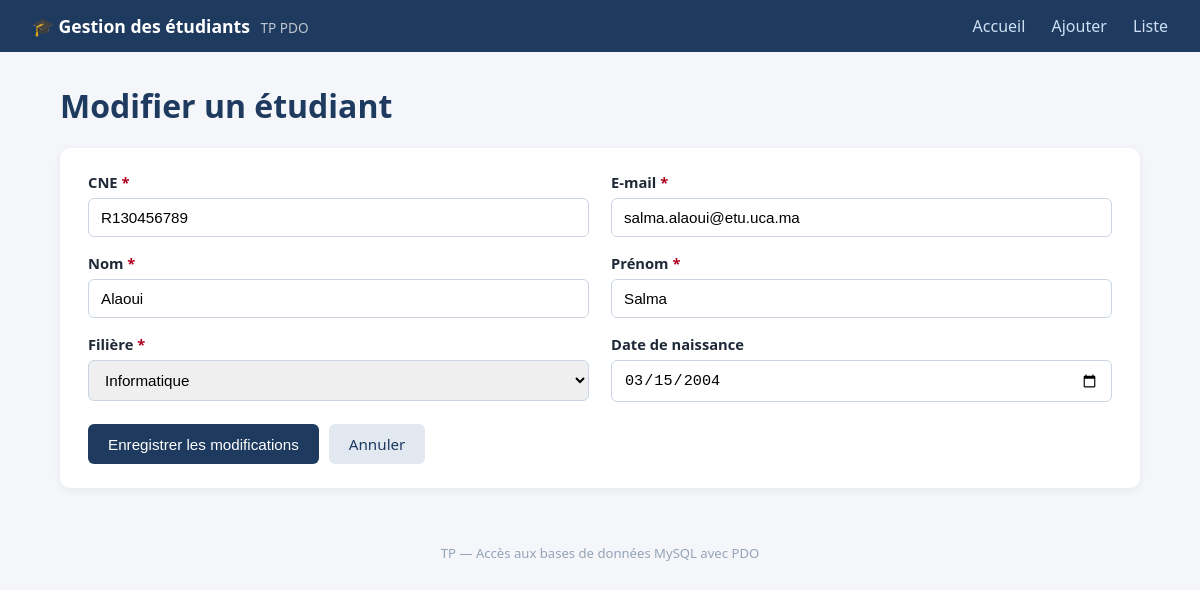
/modifier.php?id=1, run on the app's committed database.
### tables this page shows
CREATE TABLE etudiants (
    id               INT UNSIGNED  NOT NULL AUTO_INCREMENT,
    cne              VARCHAR(20)   NOT NULL,
    nom              VARCHAR(50)   NOT NULL,
    prenom           VARCHAR(50)   NOT NULL,
    email            VARCHAR(100)  NOT NULL,
    filiere          VARCHAR(50)   NOT NULL,
    date_naissance   DATE          NULL,
    date_inscription DATETIME      NOT NULL DEFAULT CURRENT_TIMESTAMP,
    PRIMARY KEY (id),
    UNIQUE KEY uk_etudiants_cne   (cne),
    UNIQUE KEY uk_etudiants_email (email)
);

### config/connexion.php (called while the page is built, shortened)
<?php
function e(?string $valeur): string
{
    return htmlspecialchars($valeur ?? '', ENT_QUOTES, 'UTF-8');
}

### modifier.php (the view, shortened to what this page needs)
<?php
require_once __DIR__ . '/config/connexion.php';
$pdo = getConnexion();
$id = filter_input(INPUT_POST, 'id', FILTER_VALIDATE_INT);
if (!$id) {
    $id = filter_input(INPUT_GET, 'id', FILTER_VALIDATE_INT);
}
$stmt = $pdo->prepare('SELECT id, cne, nom, prenom, email, filiere, date_naissance
                       FROM etudiants WHERE id = :id');
$stmt->bindValue(':id', $id, PDO::PARAM_INT);
$stmt->execute();
$etudiant = $stmt->fetch();
$donnees = [
    'cne'            => $etudiant['cne'],
    'nom'            => $etudiant['nom'],
    'prenom'         => $etudiant['prenom'],
    'email'          => $etudiant['email'],
    'filiere'        => $etudiant['filiere'],
    'date_naissance' => $etudiant['date_naissance'] ?? '',
];
require __DIR__ . '/includes/header.php';
?>
<h1>Modifier un étudiant</h1>
<div class="carte">
    <form method="post" action="modifier.php?id=<?= (int) $id ?>" novalidate>
        <div class="grille">
            <div class="champ">
                <label for="cne">CNE <span class="obligatoire">*</span></label>
                <input type="text" id="cne" name="cne" maxlength="20" value="<?= e($donnees['cne']) ?>">
            </div>
            <div class="champ">
                <label for="email">E-mail <span class="obligatoire">*</span></label>
                <input type="email" id="email" name="email" maxlength="100" value="<?= e($donnees['email']) ?>">
            </div>
            <div class="champ">
                <label for="nom">Nom <span class="obligatoire">*</span></label>
                <input type="text" id="nom" name="nom" maxlength="50" value="<?= e($donnees['nom']) ?>">
            </div>
            <div class="champ">
                <label for="prenom">Prénom <span class="obligatoire">*</span></label>
                <input type="text" id="prenom" name="prenom" maxlength="50" value="<?= e($donnees['prenom']) ?>">
            </div>
            <div class="champ">
                <label for="filiere">Filière <span class="obligatoire">*</span></label>
                <select id="filiere" name="filiere">
                    <?php foreach (FILIERES as $f): ?>
                        <option value="<?= e($f) ?>" <?= $donnees['filiere'] === $f ? 'selected' : '' ?>><?= e($f) ?></option>
                    <?php endforeach; ?>
                </select>
            </div>
            <div class="champ">
                <label for="date_naissance">Date de naissance</label>
                <input type="date" id="date_naissance" name="date_naissance" value="<?= e($donnees['date_naissance']) ?>">
            </div>
        </div>
        <div class="actions">
            <button type="submit" class="btn">Enregistrer les modifications</button>
            <a href="liste.php" class="btn btn-secondaire">Annuler</a>
        </div>
    </form>
</div>
<?php require __DIR__ . '/includes/footer.php'; ?>

### assets/style.css (style rules this page uses)
* { box-sizing: border-box; }
body { margin: 0; font-family: "Segoe UI", Roboto, Arial, sans-serif; background: #f4f6fa; color: #1f2937; }
h1 { color: #1e3a5f; margin-top: 0; }
.carte { background: #fff; border-radius: 10px; padding: 24px 28px; box-shadow: 0 2px 8px rgba(0,0,0,.06); margin-bottom: 24px; }
.grille { display: grid; grid-template-columns: 1fr 1fr; gap: 16px 22px; }
.champ label { display: block; font-weight: 600; margin-bottom: 6px; font-size: .92rem; }
.champ input, .champ select { width: 100%; padding: 10px 12px; border: 1px solid #cbd5e1; border-radius: 6px; font-size: .95rem; }
.obligatoire { color: #b00020; }
.btn { display: inline-block; background: #1e3a5f; color: #fff; border: 0; border-radius: 6px; padding: 10px 20px; font-size: .95rem; cursor: pointer; text-decoration: none; }
.btn-secondaire { background: #e2e8f0; color: #1e3a5f; }
.actions { margin-top: 22px; display: flex; gap: 10px; }

### data on the page
etudiants: cne "R130456789", email "salma.alaoui@etu.uca.ma", nom "Alaoui", prenom "Salma", date_naissance "03/15/2004"

### other printed values
form field filiere "Informatique"
